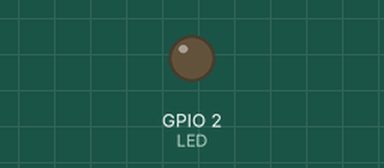
Bench run of a sketch on a simulated ESP32. On the bench: output pins drawn as LEDs (lit = HIGH).

Above: at 2.5 s.
At 7.5 s:
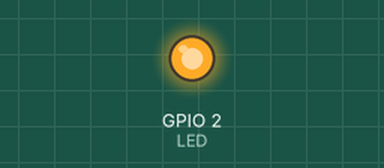
Timing chart, 0 to 13.0 s (numbered marks = the images above):
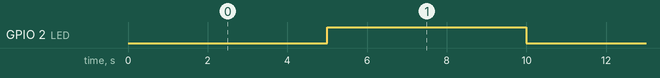

Measured:
- by itself, GPIO 2 (LED): alternates HIGH for 5.0 s and LOW for 5.0 s

The sketch:

esp32-onboard-led-blink.ino
```cpp
#define LED 2

void setup() {
  // put your setup code here, to run once:
  pinMode(LED,OUTPUT);
}

void loop() {
  // put your main code here, to run repeatedly:
  delay(5000);
  digitalWrite(LED,HIGH);
  delay(5000);
  digitalWrite(LED,LOW);
}
```
